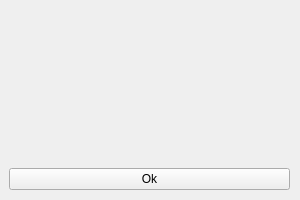
<?xml version="1.0" encoding="UTF-8"?>
<ui version="4.0">
 <class>TestResultWindow</class>
 <widget class="QWidget" name="TestResultWindow">
  <property name="geometry">
   <rect>
    <x>0</x>
    <y>0</y>
    <width>300</width>
    <height>200</height>
   </rect>
  </property>
  <property name="windowTitle">
   <string>Form</string>
  </property>
  <widget class="QWidget" name="verticalLayoutWidget">
   <property name="geometry">
    <rect>
     <x>9</x>
     <y>9</y>
     <width>281</width>
     <height>181</height>
    </rect>
   </property>
   <layout class="QVBoxLayout" name="verticalLayout">
    <item>
     <widget class="QLabel" name="resultLabel">
      <property name="font">
       <font>
        <pointsize>12</pointsize>
       </font>
      </property>
      <property name="text">
       <string/>
      </property>
      <property name="alignment">
       <set>Qt::AlignCenter</set>
      </property>
     </widget>
    </item>
    <item>
     <widget class="QPushButton" name="pushButton">
      <property name="text">
       <string>Ok</string>
      </property>
     </widget>
    </item>
   </layout>
  </widget>
 </widget>
 <resources/>
 <connections/>
</ui>
